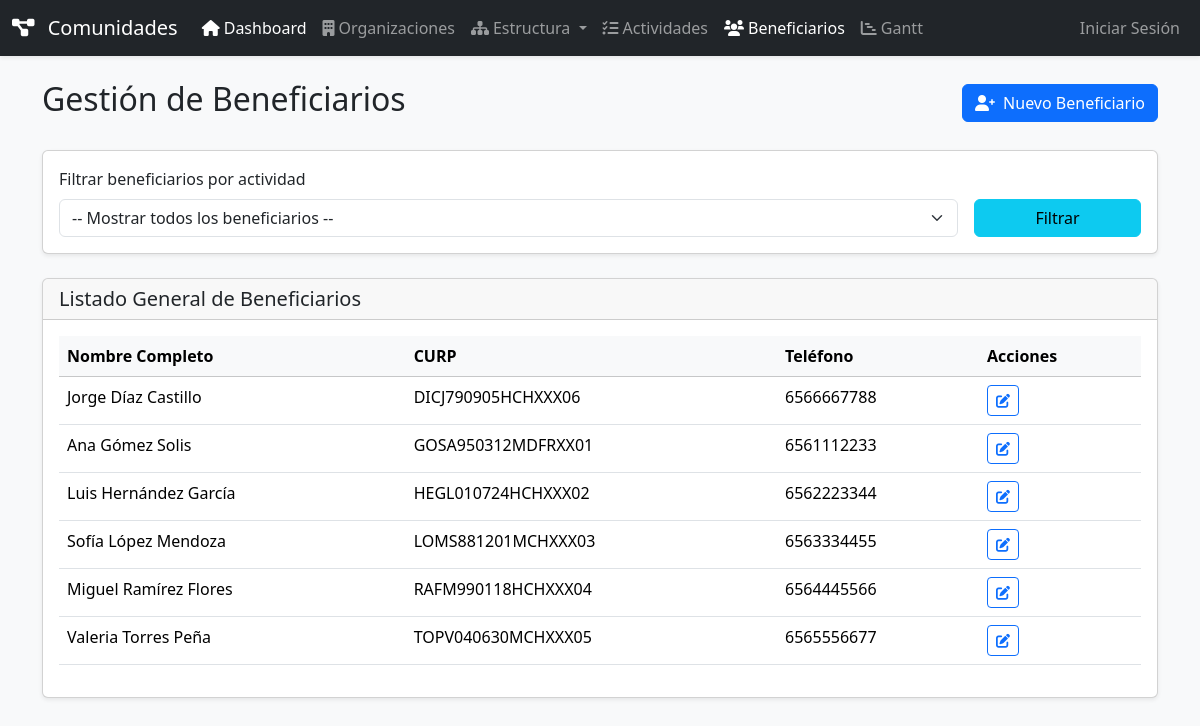
Page /beneficiarios/index.php on the committed database.
### tables this page shows
CREATE TABLE beneficiarios (
    id INT AUTO_INCREMENT PRIMARY KEY,
    nombre VARCHAR(100) NOT NULL,
    apellido_paterno VARCHAR(100) NOT NULL,
    apellido_materno VARCHAR(100),
    fecha_nacimiento DATE,
    sexo VARCHAR(50),
    curp VARCHAR(18) UNIQUE,
    telefono VARCHAR(20),
    email VARCHAR(100),
    escolaridad VARCHAR(100),
    ocupacion VARCHAR(100),
    colonia VARCHAR(255),
    calle_numero VARCHAR(255),
    codigo_postal VARCHAR(10),
    municipio VARCHAR(100),
    estado VARCHAR(100),
    created_at TIMESTAMP DEFAULT CURRENT_TIMESTAMP,
    updated_at TIMESTAMP DEFAULT CURRENT_TIMESTAMP ON UPDATE CURRENT_TIMESTAMP
);

### beneficiarios/index.php (the view, shortened to what this page needs)
<?php
require_once '../includes/config.php';
$actividad_seleccionada = null;
$beneficiarios = [];
$actividad_id = (int)($_GET['actividad_id'] ?? 0);
try {
    if ($actividad_id > 0) {
        $stmt = $pdo->prepare("
            SELECT b.*, ab.fecha_asistencia, ab.observaciones
            FROM beneficiarios b
            JOIN actividad_beneficiario ab ON b.id = ab.beneficiario_id
            WHERE ab.actividad_id = ?
            ORDER BY b.apellido_paterno, b.nombre
        ");
        $stmt->execute([$actividad_id]);
        $beneficiarios = $stmt->fetchAll();
        $stmt_actividad = $pdo->prepare("SELECT * FROM actividades WHERE id = ?");
        $stmt_actividad->execute([$actividad_id]);
        $actividad_seleccionada = $stmt_actividad->fetch();
    } else {
        $beneficiarios = $pdo->query("SELECT * FROM beneficiarios ORDER BY apellido_paterno, nombre")->fetchAll();
    }
} catch (PDOException $e) {
    die("Error al obtener datos: " . $e->getMessage());
}
include '../includes/header.php';
?>
<div class="d-flex justify-content-between align-items-center mb-4">
    <h1 class="h2">Gestión de Beneficiarios</h1>
    <div>
        <a href="create.php" class="btn btn-primary">
            <i class="fas fa-user-plus me-1"></i> Nuevo Beneficiario
        </a>
    </div>
</div>
<div class="card shadow-sm mb-4">
    <div class="card-body">
        <form action="index.php" method="GET" class="row g-3 align-items-end">
            <div class="col-md-10">
                <label for="actividad_id" class="form-label">Filtrar beneficiarios por actividad</label>
                <select name="actividad_id" id="actividad_id" class="form-select">
                    <option value="0">-- Mostrar todos los beneficiarios --</option>
                </select>
            </div>
            <div class="col-md-2">
                <button type="submit" class="btn btn-info w-100">Filtrar</button>
            </div>
        </form>
    </div>
</div>
<div class="card shadow-sm">
    <div class="card-header">
        <h3 class="h5 mb-0">
            <?php if ($actividad_seleccionada): ?>
                Beneficiarios de la Actividad: "<?= htmlspecialchars($actividad_seleccionada['nombre']) ?>"
            <?php else: ?>
                Listado General de Beneficiarios
            <?php endif; ?>
        </h3>
    </div>
    <div class="card-body">
        <div class="table-responsive">
            <table class="table table-hover">
                <thead class="table-light">
                    <tr>
                        <th scope="col">Nombre Completo</th>
                        <th scope="col">CURP</th>
                        <?php if ($actividad_seleccionada): ?>
                            <th scope="col">Fecha Asistencia</th>
                            <th scope="col">Observaciones</th>
                        <?php else: ?>
                            <th scope="col">Teléfono</th>
                        <?php endif; ?>
                        <th scope="col">Acciones</th>
                    </tr>
                </thead>
                <tbody>
                    <?php if (empty($beneficiarios)): ?>
                        <tr>
                            <td colspan="5" class="text-center py-4">
                                <p>No hay beneficiarios para mostrar.</p>
                                <?php if($actividad_seleccionada): ?>
                                    <p>Puedes registrar la asistencia para esta actividad.</p>
                                    <a href="agregar_asistencia.php?actividad_id=<?= $actividad_id ?>" class="btn btn-success mt-2">
                                        <i class="fas fa-user-plus me-1"></i> Registrar Asistencia Ahora
                                    </a>
                                <?php endif; ?>
                            </td>
                        </tr>
                    <?php else: ?>
                        <?php foreach ($beneficiarios as $b): ?>
                        <tr>
                            <td><?= htmlspecialchars($b['nombre'] . ' ' . $b['apellido_paterno'] . ' ' . $b['apellido_materno']) ?></td>
                            <td><?= htmlspecialchars($b['curp']) ?></td>
                            <?php if ($actividad_seleccionada): ?>
                                <td><?= date('d/m/Y', strtotime($b['fecha_asistencia'])) ?></td>
                                <td><?= htmlspecialchars($b['observaciones']) ?></td>
                            <?php else: ?>
                                <td><?= htmlspecialchars($b['telefono']) ?></td>
                            <?php endif; ?>
                            <td>
                                <a href="edit.php?id=<?= $b['id'] ?>" class="btn btn-sm btn-outline-primary" title="Editar Beneficiario"><i class="fas fa-edit"></i></a>
                            </td>
                        </tr>
                        <?php endforeach; ?>
                    <?php endif; ?>
                </tbody>
            </table>
        </div>
    </div>
</div>
<?php include '../includes/footer.php'; ?>

### rows in the picture
beneficiarios: nombre+apellido_paterno+apellido_materno "Jorge Díaz Castillo", curp "DICJ790905HCHXXX06", telefono "6566667788"
beneficiarios: nombre+apellido_paterno+apellido_materno "Ana Gómez Solis", curp "GOSA950312MDFRXX01", telefono "6561112233"
beneficiarios: nombre+apellido_paterno+apellido_materno "Luis Hernández García", curp "HEGL010724HCHXXX02", telefono "6562223344"
beneficiarios: nombre+apellido_paterno+apellido_materno "Sofía López Mendoza", curp "LOMS881201MCHXXX03", telefono "6563334455"
beneficiarios: nombre+apellido_paterno+apellido_materno "Miguel Ramírez Flores", curp "RAFM990118HCHXXX04", telefono "6564445566"
beneficiarios: nombre+apellido_paterno+apellido_materno "Valeria Torres Peña", curp "TOPV040630MCHXXX05", telefono "6565556677"
